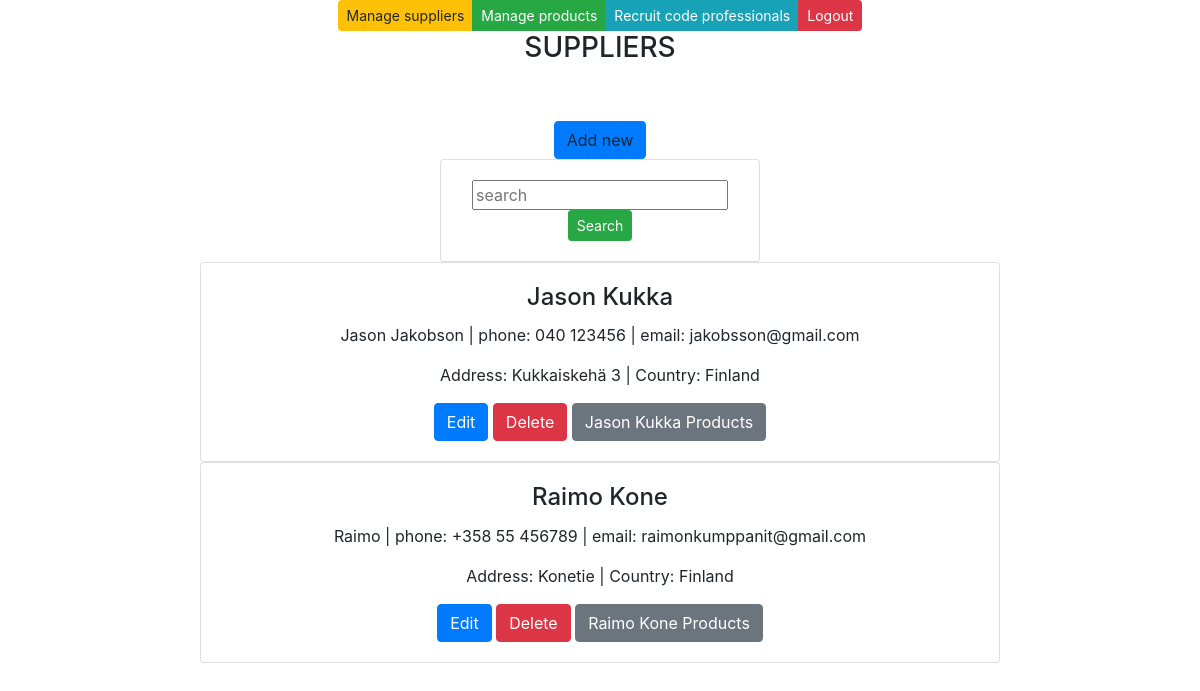
Page /suppliers/ (signed in) on the committed database.
### app/models.py (models this page shows)
class Supplier(models.Model):
    companyname=models.CharField(max_length=50, default = 'lakufirma')
    contactname=models.CharField(max_length=50, default = 'tommi')
    address=models.CharField(max_length=100, default = 'tie 3')
    phone=models.CharField(max_length=50, default = '050123456')
    email=models.CharField(max_length=50, default = 'tommi.tommi@gmail.com')
    country=models.CharField(max_length=50, default = 'Finland')
    class Meta:
        ordering = ['companyname']

### app/views.py (the view)
# urls.py: path('suppliers/', supplierlistview),
def supplierlistview(request):
    if not request.user.is_authenticated:
        return render(request, 'loginpage.html')
    else:
        supplierlist = Supplier.objects.all()
        context = {'suppliers': supplierlist}
        return render (request,"suppliers.html",context)

### app/templates/suppliers.html (shortened to what this page needs)
{% extends 'index.html' %}
{% block content %}
<h3>SUPPLIERS</h3>
<br />
<br />
<a onclick="showaddform()" class="btn btn-primary">Add new</a>
<div class="card" style="width: 20rem;">
    <div class="card-body">
        <form method="post" action="/search-suppliers/">
            <input class="card-text" class="card-text" type="text" placeholder="search" name="search">
            <input type="submit" value="Search" class="btn btn-success btn-sm"  name="">
        </form>
    </div>
</div>
{% for s in suppliers %}
<div class="card" style="width: 50rem;">
    <div class="card-body">
        <h4 class="card-title">{{s.companyname}}</h4>
        <p class="card-text">{{s.contactname}} | phone: {{s.phone}} | email: {{s.email}} </p>
        <p class="card-text">Address: {{s.address}} | Country: {{s.country}}</p>
        <a href="/edit-supplier-get/{{s.id}}/" class="btn btn-primary">Edit</a>
        <a href="/delete-supplier/{{s.id}}/" class="btn btn-danger">Delete</a>
        <a href="/products-by-supplier/{{s.id}}/" class="btn btn-secondary">{{s.companyname}} Products</a>
    </div>
</div>
{% empty %}
<div class="card" style="width: 50rem;">
    <div class="card-body">
        <h4 class="card-title">No suppliers in the database</h4>
    </div>
</div>
{% endfor %}
{% endblock %}

### rows in the picture
Supplier: companyname "Jason Kukka", contactname "Jason Jakobson", phone "040 123456", email "jakobsson@gmail.com", address "Kukkaiskehä 3", country "Finland"
Supplier: companyname "Raimo Kone", contactname "Raimo", phone "+358 55 456789", email "raimonkumppanit@gmail.com", address "Konetie", country "Finland"
